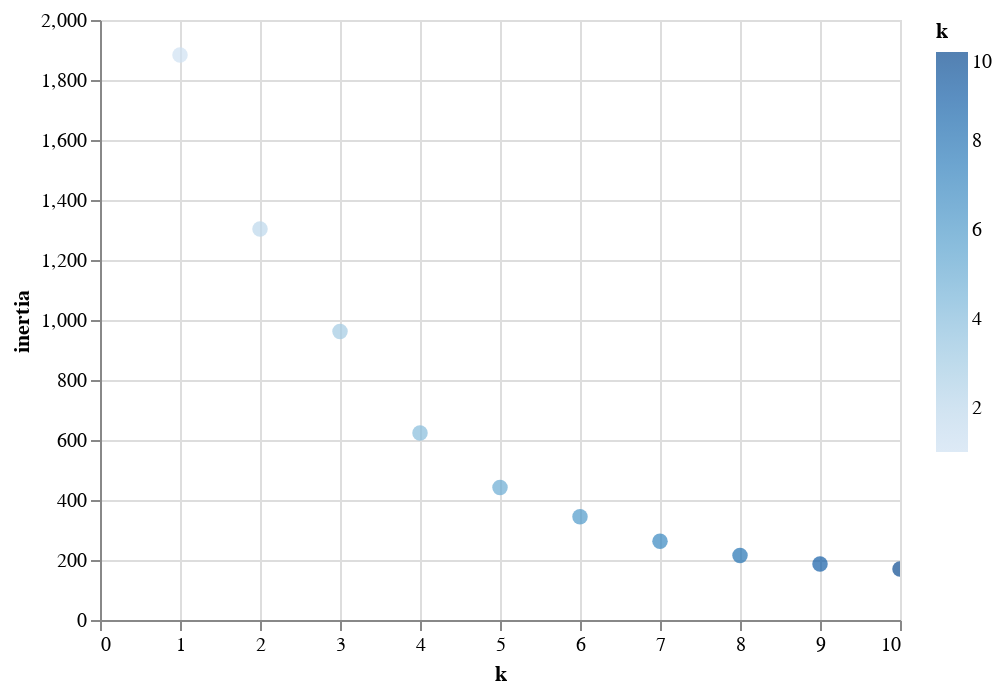

The code cell stored with this chart in its notebook:
### Markdown cell above
### Clustering Crytocurrencies Using K-Means

#### Find the Best Value for `k` Using the Elbow Curve

### Code cell
inertia = []
k = list(range(1, 11))

# Calculate the inertia for the range of k values
for i in k:
    km = KMeans(n_clusters=i, random_state=0)
    km.fit(pcs_df)
    inertia.append(km.inertia_)

# Create the Elbow Curve using hvPlot
elbow_data = {"k": k, "inertia": inertia}
df_elbow = pd.DataFrame(elbow_data)
#df_elbow.hvplot.line(x="k", y="inertia", title="Elbow Curve", xticks=k)
alt.Chart(df_elbow).mark_circle(size=60).encode(
    x='k',
    y='inertia',
    color='k',
    #title="Elbow Curve"
).interactive()

### Figure 1 — Vega-Lite specification as saved in the notebook (floating-point values rounded to 4 significant figures)
{"config": {"view": {"continuousWidth": 400, "continuousHeight": 300}}, "data": {"name": "data-51acebc19fbf2bfc66d4644082ec099b"}, "mark": {"type": "circle", "size": 60}, "encoding": {"color": {"type": "quantitative", "field": "k"}, "x": {"type": "quantitative", "field": "k"}, "y": {"type": "quantitative", "field": "inertia"}}, "selection": {"selector002": {"type": "interval", "bind": "scales", "encodings": ["x", "y"]}}, "$schema": "https://vega.github.io/schema/vega-lite/v4.8.1.json", "datasets": {"data-51acebc19fbf2bfc66d4644082ec099b": [{"k": 1, "inertia": 1883.0}, {"k": 2, "inertia": 1303.0}, {"k": 3, "inertia": 961.5}, {"k": 4, "inertia": 623.1}, {"k": 5, "inertia": 441.4}, {"k": 6, "inertia": 343.9}, {"k": 7, "inertia": 262.8}, {"k": 8, "inertia": 215.3}, {"k": 9, "inertia": 186.4}, {"k": 10, "inertia": 170.0}]}}
